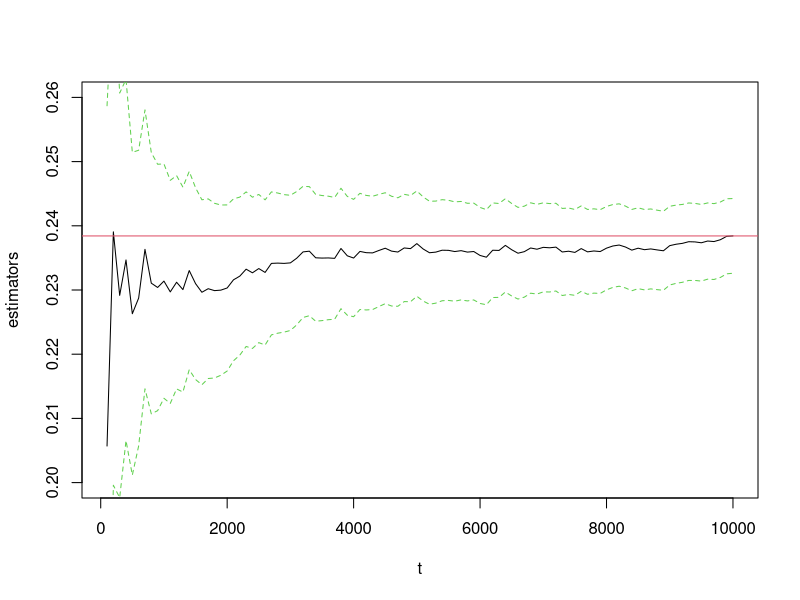
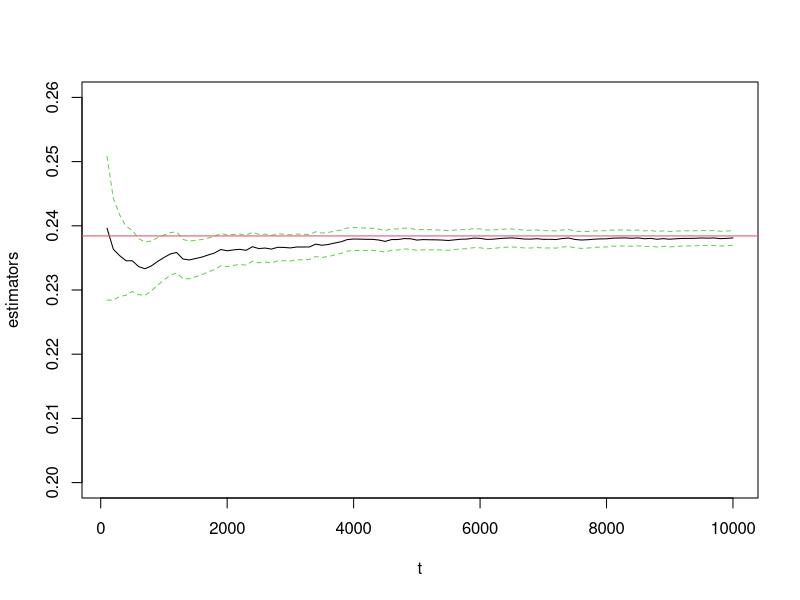

Write the R code that produced these figures, in order.
#' ---
#' title: "Variance reduction"
#' author: "Vitaliy Pozdnyakov"
#' date: "January 2020"
#' output: pdf_document
#' ---

#' # Preferential sampling
#' Let 
#' $$g(x) = \max\left(0, K-e^{\beta x}\right)$$
#' Try to estimate $\mathbb E g(X)$ where $X \sim N(0, 1)$. Analytical solution
#' $$\mathbb E g(X) = K\Phi\left(\frac{\log K}{\beta}\right) 
#' - e^{\frac{1}{2}\beta^2}\Phi\left(\frac{\log K}{\beta} - \beta\right)$$
#' Generate instances of $g(X)$
set.seed(123)
n <- 10000
beta <- 1
K <- 1
x <- rnorm(n)
y <- sapply(x, function(x) max(0, K-exp(beta*x)))

# the true value
true_value <- K*pnorm(log(K)/beta)-exp(beta^2/2)*pnorm(log(K)/beta-beta)

t <- seq(100, n, 100)
upper_bound = numeric(n/100)
lower_bound = numeric(n/100)
estimators = numeric(n/100)
for(i in (1:100)){
  res <- t.test(y[1:t[i]])
  lower_bound[i] <- res[["conf.int"]][1]
  upper_bound[i] <- res[["conf.int"]][2]
  estimators[i] <- res[["estimate"]]}

plot(t, estimators, type = "l", ylim = c(0.20, 0.26), col=palette()[1])
lines(t, lower_bound, lty = 2, col=palette()[3])
lines(t, upper_bound, lty = 2, col=palette()[3])
abline(h = true_value, col=palette()[2])

#' Variance reduction. Rewrite $\mathbb E g(X)$ as
#' $$\mathbb E \left( \frac{\max\left(0, 1 - e^{\beta \sqrt Y}\right) 
#' + \max\left(0, 1 - e^{-\beta \sqrt Y}\right)}{\sqrt{2\pi Y}} \right)$$
#' where $Y$ is Poisson with $\lambda = 1/2$ and $K = 1$

n <- 10000
beta <-1
K <- 1
x <- rexp(n,rate=0.5)
h <- function(x) (max(0,1-exp(beta*sqrt(x)))+max(0,1-exp(-beta*sqrt(x))))/sqrt(2*pi*x)
y <- sapply(x, h)

t <- seq(100, n, 100)
upper_bound = numeric(n/100)
lower_bound = numeric(n/100)
estimators = numeric(n/100)
for(i in (1:100)){
  res <- t.test(y[1:t[i]])
  lower_bound[i] <- res[["conf.int"]][1]
  upper_bound[i] <- res[["conf.int"]][2]
  estimators[i] <- res[["estimate"]]}

plot(t, estimators, type = "l", ylim = c(0.20, 0.26), col=palette()[1])
lines(t, lower_bound, lty = 2, col=palette()[3])
lines(t, upper_bound, lty = 2, col=palette()[3])
abline(h = true_value, col=palette()[2])
